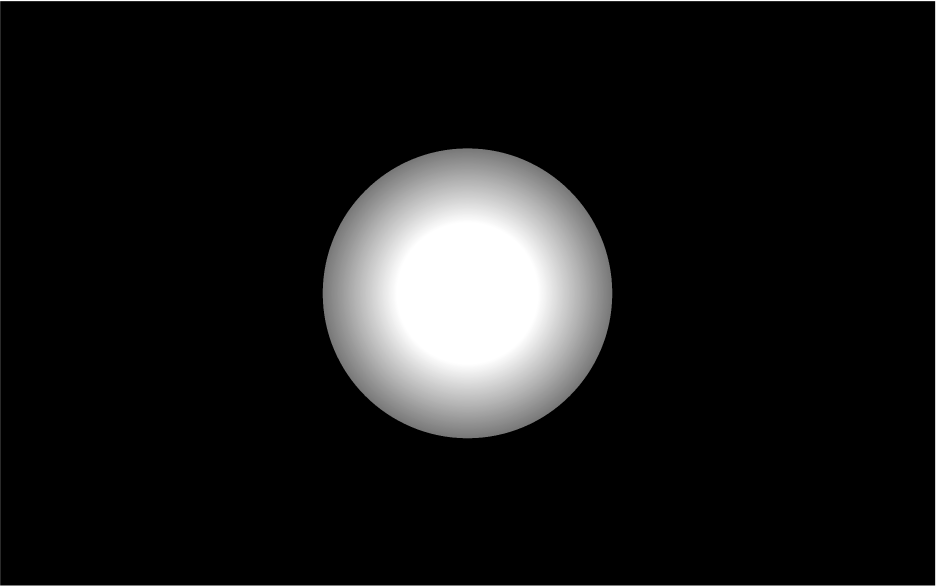
#> input picture mydemo/discoball/assets/ball-source.png, 2809 x 1760 px (shown at 1/3 size)
$ python prepare_mask.py
#> lines starting #> are read from the running program, lines starting #| are printed output that depends on the picture; after the words box and inside, x2 and y2 are one past the last pixel; in counts of white or black regions, pixels touching at a corner belong together
#!/usr/bin/env python3
"""Scale the supplied sphere to the model and export an ordered-dithered C64 mask."""

import hashlib
import json
import math
from pathlib import Path

import numpy as np
from PIL import Image, ImageDraw

from model import HEXAGON_RADIUS

HERE = Path(__file__).resolve().parent


def main():
    source = HERE / "assets" / "ball-source.png"
    image = Image.open(source).convert("RGB")
    bounds = image.getbbox()
#> bounds = (968, 445, 1837, 1315)
    if bounds is None:
        raise ValueError("The source image is entirely black")
    width, height = bounds[2]-bounds[0], bounds[3]-bounds[1]
#> width = 869; height = 870
    side = max(width, height)
#> side = 870
    crop = Image.new("RGB", (side, side))
#> crop: PIL image 870x870 RGB; every value is 0
    crop.paste(image.crop(bounds), ((side-width)//2, (side-height)//2))
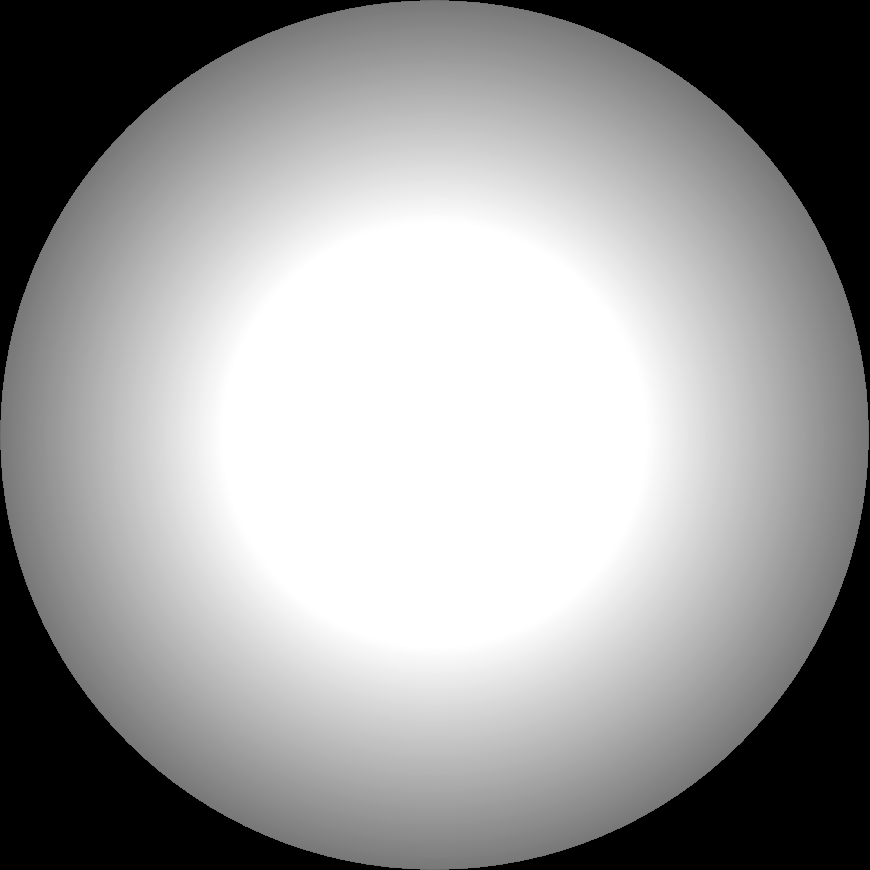
#> crop: PIL image 870x870 RGB; min 0, max 255, mean 154.6

    # Truncating an icosahedron edge at one third gives this circumradius.
    # Model coordinates display at 2x in both axes; choose an even diameter.
    radius = HEXAGON_RADIUS*math.sqrt(5+4/math.sqrt(5))/3
    diameter = 2*math.ceil(2*radius)
    luminance = np.asarray(crop.convert("L").resize((diameter, diameter),
                           Image.Resampling.LANCZOS), dtype=np.float64)
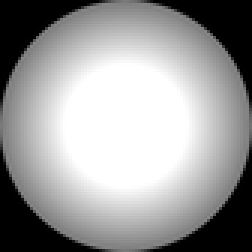
#> luminance: shape (84, 84) float64 (shown 3 times larger); min 0, max 255, mean 154.8
    coverage = luminance/max(float(luminance.max()), 1)
    bayer = np.zeros((1, 1), dtype=np.int32)
    for _ in range(3):
        bayer = np.block([[4*bayer, 4*bayer+2], [4*bayer+3, 4*bayer+1]])
    threshold = np.tile((bayer+0.5)/64, (math.ceil(diameter/8),)*2)[:diameter, :diameter]
    selected = coverage > threshold
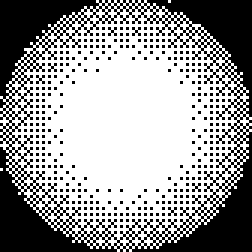
#> selected: shape (84, 84) bool (shown 3 times larger); 60.8% white; 272 black regions (271 under 20 px), largest, box (x1, y1, x2, y2) and area: (0, 0, 84, 84) 2472
    selected &= ((np.arange(diameter)[:, None]+0.5-diameter/2)**2
                 +(np.arange(diameter)[None, :]+0.5-diameter/2)**2) <= (diameter/2)**2
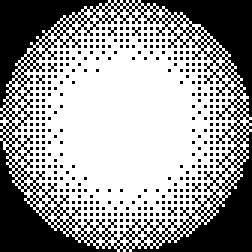
#> selected: shape (84, 84) bool (shown 3 times larger); 60.6% white; 272 black regions (271 under 20 px), largest, box (x1, y1, x2, y2) and area: (0, 0, 84, 84) 2487
    pixels = np.zeros((200, 320), dtype=bool)
    left, top = 160-diameter//2, 100-diameter//2
    pixels[top:top+diameter, left:left+diameter] = selected
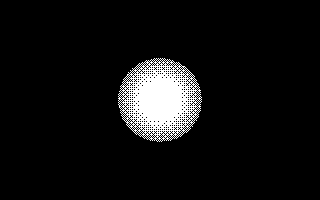
#> pixels: shape (200, 320) bool; 6.7% white; 1 white region, box (x1, y1, x2, y2) and area: (118, 58, 202, 142) 4274
    # Keep every existing dither bit. Add only a symmetric one-pixel outline
    # just outside the fitted sphere, in the same color as its inner pixels.
    outline = Image.new("1", (320, 200))
#> outline: PIL image 320x200 1; every value is 0
    ImageDraw.Draw(outline).ellipse((left-1, top-1, left+diameter, top+diameter), outline=1, width=1)
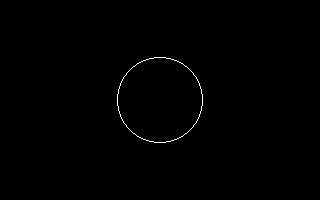
#> outline: PIL image 320x200 1; 0.38% white in thin lines or dots, all inside (x1, y1, x2, y2) = (117, 57, 203, 143)
    pixels |= np.asarray(outline, dtype=bool)
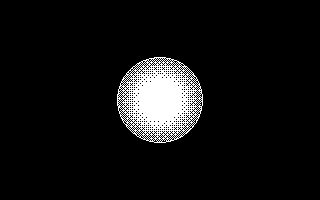
#> pixels: shape (200, 320) bool; 7.1% white; 1 white region, box (x1, y1, x2, y2) and area: (117, 57, 203, 143) 4514

    palette_file = HERE.parents[1] / "palettes" / "colodore.vpl"
    palette = [tuple(int(v, 16) for v in line.split()[:3])
#> (the run stopped early here; a loop or call above may not have finished)
